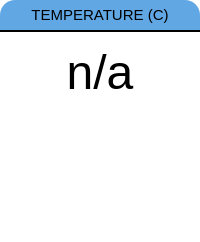
                        <widget class="QFrame" name="frame_24">
                         <property name="minimumSize">
                          <size>
                           <width>150</width>
                           <height>0</height>
                          </size>
                         </property>
                         <property name="maximumSize">
                          <size>
                           <width>16777215</width>
                           <height>16777215</height>
                          </size>
                         </property>
                         <property name="styleSheet">
                          <string notr="true">background:white;
border-radius: 15px;</string>
                         </property>
                         <property name="frameShape">
                          <enum>QFrame::StyledPanel</enum>
                         </property>
                         <property name="frameShadow">
                          <enum>QFrame::Raised</enum>
                         </property>
                         <layout class="QVBoxLayout" name="verticalLayout_61" stretch="0,1">
                          <property name="spacing">
                           <number>0</number>
                          </property>
                          <property name="leftMargin">
                           <number>0</number>
                          </property>
                          <property name="topMargin">
                           <number>0</number>
                          </property>
                          <property name="rightMargin">
                           <number>0</number>
                          </property>
                          <property name="bottomMargin">
                           <number>0</number>
                          </property>
                          <item>
                           <widget class="QLabel" name="label_51">
                            <property name="minimumSize">
                             <size>
                              <width>0</width>
                              <height>30</height>
                             </size>
                            </property>
                            <property name="font">
                             <font>
                              <pointsize>11</pointsize>
                             </font>
                            </property>
                            <property name="styleSheet">
                             <string notr="true">background:transparent;
background:#60A7E4;
border-top-left-radius: 15px;
border-top-right-radius: 15px;
border-bottom-left-radius: 0px;
border-bottom-right-radius: 0px;</string>
                            </property>
                            <property name="text">
                             <string>TEMPERATURE (C)</string>
                            </property>
                            <property name="alignment">
                             <set>Qt::AlignCenter</set>
                            </property>
                           </widget>
                          </item>
                          <item>
                           <widget class="QFrame" name="frame_61">
                            <property name="sizePolicy">
                             <sizepolicy hsizetype="Preferred" vsizetype="Preferred">
                              <horstretch>0</horstretch>
                              <verstretch>0</verstretch>
                             </sizepolicy>
                            </property>
                            <property name="styleSheet">
                             <string notr="true">border-top:1.5px solid black;
border-top-left-radius:0px;
border-top-right-radius:0px;</string>
                            </property>
                            <property name="frameShape">
                             <enum>QFrame::StyledPanel</enum>
                            </property>
                            <property name="frameShadow">
                             <enum>QFrame::Raised</enum>
                            </property>
                            <layout class="QHBoxLayout" name="horizontalLayout_52" stretch="0">
                             <property name="spacing">
                              <number>0</number>
                             </property>
                             <property name="leftMargin">
                              <number>0</number>
                             </property>
                             <property name="topMargin">
                              <number>0</number>
                             </property>
                             <property name="rightMargin">
                              <number>0</number>
                             </property>
                             <property name="bottomMargin">
                              <number>0</number>
                             </property>
                             <item>
                              <widget class="QFrame" name="frame_101">
                               <property name="sizePolicy">
                                <sizepolicy hsizetype="Preferred" vsizetype="Preferred">
                                 <horstretch>0</horstretch>
                                 <verstretch>0</verstretch>
                                </sizepolicy>
                               </property>
                               <property name="minimumSize">
                                <size>
                                 <width>150</width>
                                 <height>0</height>
                                </size>
                               </property>
                               <property name="styleSheet">
                                <string notr="true">background:transparent;
border-top-left-radius:0px;
border-top-right-radius:0px;
border-bottom-left-radius:0px;
border-top:0px solid black;</string>
                               </property>
                               <property name="frameShape">
                                <enum>QFrame::StyledPanel</enum>
                               </property>
                               <property name="frameShadow">
                                <enum>QFrame::Raised</enum>
                               </property>
                               <layout class="QVBoxLayout" name="verticalLayout_88">
                                <property name="leftMargin">
                                 <number>0</number>
                                </property>
                                <property name="topMargin">
                                 <number>0</number>
                                </property>
                                <property name="rightMargin">
                                 <number>0</number>
                                </property>
                                <property name="bottomMargin">
                                 <number>0</number>
                                </property>
                                <item alignment="Qt::AlignHCenter">
                                 <widget class="QFrame" name="frame_102">
                                  <property name="maximumSize">
                                   <size>
                                    <width>150</width>
                                    <height>16777215</height>
                                   </size>
                                  </property>
                                  <property name="styleSheet">
                                   <string notr="true">background:transparent;
border-top-left-radius:0px;
border-top-right-radius:0px;</string>
                                  </property>
                                  <property name="frameShape">
                                   <enum>QFrame::StyledPanel</enum>
                                  </property>
                                  <property name="frameShadow">
                                   <enum>QFrame::Raised</enum>
                                  </property>
                                  <layout class="QVBoxLayout" name="verticalLayout_69">
                                   <property name="leftMargin">
                                    <number>9</number>
                                   </property>
                                   <property name="topMargin">
                                    <number>9</number>
                                   </property>
                                   <property name="rightMargin">
                                    <number>9</number>
                                   </property>
                                   <property name="bottomMargin">
                                    <number>9</number>
                                   </property>
                                   <item alignment="Qt::AlignHCenter|Qt::AlignVCenter">
                                    <widget class="QTextEdit" name="hp_temperature_disp">
                                     <property name="sizePolicy">
                                      <sizepolicy hsizetype="Preferred" vsizetype="Preferred">
                                       <horstretch>0</horstretch>
                                       <verstretch>0</verstretch>
                                      </sizepolicy>
                                     </property>
                                     <property name="minimumSize">
                                      <size>
                                       <width>0</width>
                                       <height>30</height>
                                      </size>
                                     </property>
                                     <property name="font">
                                      <font>
                                       <pointsize>36</pointsize>
                                      </font>
                                     </property>
                                     <property name="styleSheet">
                                      <string notr="true">background:transparent;
border-top:0px solid black;
border-left:0px;
border-right:0px solid black;
border-bottom-right-radius:0px;
</string>
                                     </property>
                                     <property name="verticalScrollBarPolicy">
                                      <enum>Qt::ScrollBarAlwaysOff</enum>
                                     </property>
                                     <property name="horizontalScrollBarPolicy">
                                      <enum>Qt::ScrollBarAlwaysOff</enum>
                                     </property>
                                     <property name="readOnly">
                                      <bool>true</bool>
                                     </property>
                                     <property name="html">
                                      <string>&lt;!DOCTYPE HTML PUBLIC &quot;-//W3C//DTD HTML 4.0//EN&quot; &quot;http://www.w3.org/TR/REC-html40/strict.dtd&quot;&gt;
&lt;html&gt;&lt;head&gt;&lt;meta name=&quot;qrichtext&quot; content=&quot;1&quot; /&gt;&lt;style type=&quot;text/css&quot;&gt;
p, li { white-space: pre-wrap; }
&lt;/style&gt;&lt;/head&gt;&lt;body style=&quot; font-family:'MS Shell Dlg 2'; font-size:36pt; font-weight:400; font-style:normal;&quot;&gt;
&lt;p align=&quot;center&quot; style=&quot; margin-top:0px; margin-bottom:0px; margin-left:0px; margin-right:0px; -qt-block-indent:0; text-indent:0px;&quot;&gt;n/a&lt;/p&gt;&lt;/body&gt;&lt;/html&gt;</string>
                                     </property>
                                     <property name="placeholderText">
                                      <string/>
                                     </property>
                                    </widget>
                                   </item>
                                  </layout>
                                 </widget>
                                </item>
                               </layout>
                              </widget>
                             </item>
                            </layout>
                           </widget>
                          </item>
                         </layout>
                        </widget>
